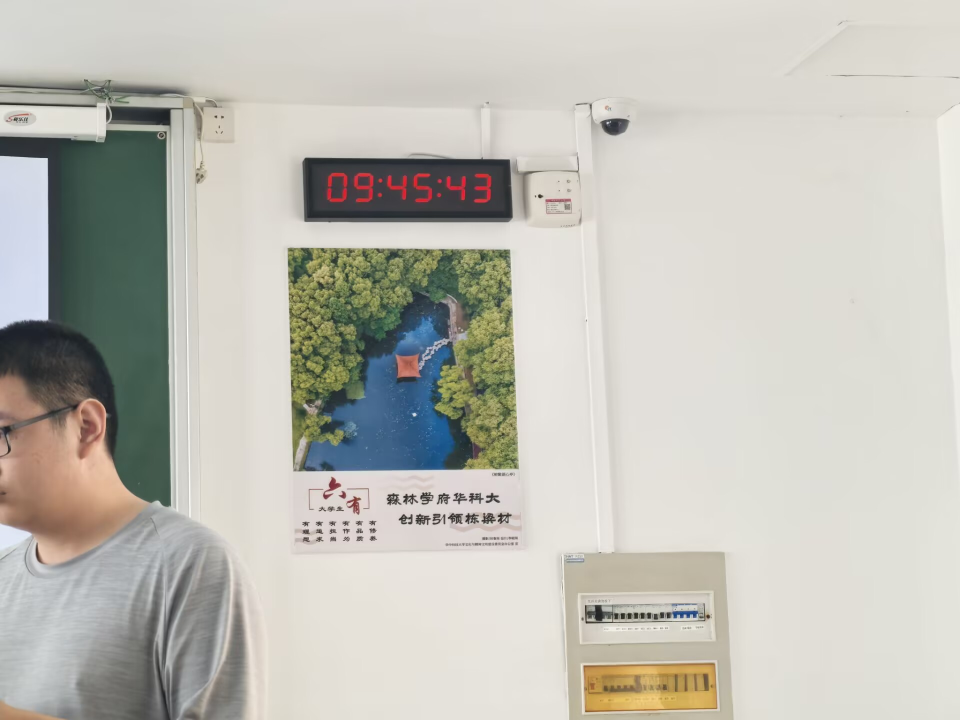
#> input picture ocr/1E8687F10B1009469A01643473D5EF5E.jpg, 1920 x 1440 px (shown at 1/2 size); its folder holds only this picture in this run
$ python signin_ocr.py
#> lines starting #> are read from the running program, lines starting #| are printed output that depends on the picture; after the words box and inside, x2 and y2 are one past the last pixel; in counts of white or black regions, pixels touching at a corner belong together
from __future__ import annotations

from dataclasses import dataclass
from datetime import time
from pathlib import Path
import argparse
import re
import shutil
import subprocess
import sys
import threading
import time as time_module
from typing import Iterable, Optional

import cv2
import numpy as np
from PIL import Image, ExifTags


@dataclass(frozen=True)
class SigninOcrResult:
    time_text: Optional[str]
    confidence: float
    source: str
    reason: str = ""
    visual_time_text: Optional[str] = None
    timestamp_time_text: Optional[str] = None
    visual_confidence: float = 0.0

    # [13 lines left out: function parsed_time, not called in this run]


@dataclass(frozen=True)
class _ParsedCandidate:
    time_text: str
    confidence: float
    score: float
    reason: str = ""
    candidate_id: int = 0


def recognize_led_time_from_path(path: str | Path) -> SigninOcrResult:
    p = Path(path)
    img = cv2.imread(str(p))
#> img is the input picture: shape (1440, 1920, 3); mean B, G, R 182.6, 190.7, 192.1
    if img is None or getattr(img, "size", 0) == 0:
        return SigninOcrResult(None, 0.0, "none", "image_read_failed")

    visual = _recognize_visual_time(img)
    stamp_text = _read_image_timestamp_time(p)
    if visual.time_text:
        return SigninOcrResult(
            visual.time_text,
            visual.confidence,
            "visual",
            visual.reason,
            visual_time_text=visual.time_text,
            timestamp_time_text=stamp_text,
            visual_confidence=visual.confidence,
        )
    return SigninOcrResult(
        None,
        visual.confidence,
        "visual",
        visual.reason,
        visual_time_text=None,
        timestamp_time_text=stamp_text,
        visual_confidence=visual.confidence,
    )


_WSL_SSOCR_LOCK = threading.Lock()
_WSL_SSOCR_CACHE: tuple[str, float, Optional[tuple[str, ...]]] = ("", 0.0, None)


def _find_ssocr_executable() -> str | tuple[str, ...] | None:
    native = shutil.which("ssocr") or shutil.which("ssocr.exe")
    if native or sys.platform != "win32":
        return native
    wsl = shutil.which("wsl.exe")
    if not wsl:
        return None
    return _find_wsl_ssocr(wsl)


# [112 lines left out: functions _find_wsl_ssocr, _parse_ssocr_time_text, _parse_ssocr_reading, _ssocr_one_ratio, _run_ssocr, not called in this run]


@dataclass(frozen=True)
class _DisplayCandidate:
    score: float
    quad: np.ndarray
    crop: np.ndarray


def _display_candidates(img: np.ndarray) -> list[_DisplayCandidate]:
    """Find complete dark display frames, not arbitrary groups of red pixels."""
    scale = min(1.0, 1800.0 / max(img.shape[:2]))
#> scale = 0.938
    small = cv2.resize(img, None, fx=scale, fy=scale, interpolation=cv2.INTER_AREA)
    gray = cv2.cvtColor(small, cv2.COLOR_BGR2GRAY)
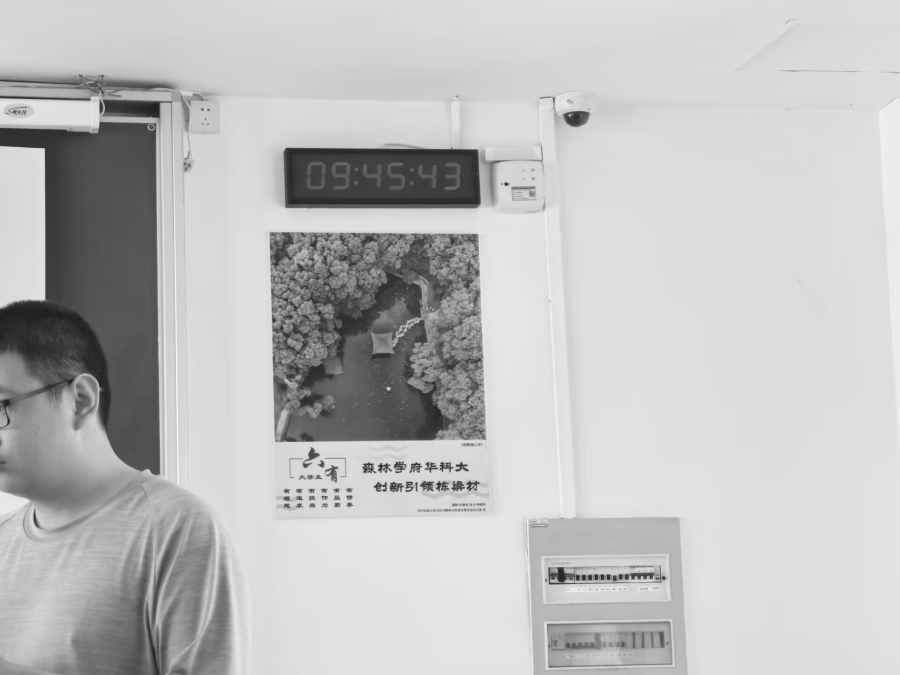
#> gray: shape (1350, 1800) (shown at 1/2 size); min 30, max 253, mean 190.1
    hsv = cv2.cvtColor(small, cv2.COLOR_BGR2HSV)
#> hsv: shape (1350, 1800, 3); mean H, S, V 34.6, 25.3, 195.8
    red = ((hsv[:, :, 0] < 15) | (hsv[:, :, 0] > 165)) & (hsv[:, :, 1] > 100) & (hsv[:, :, 2] > 120)
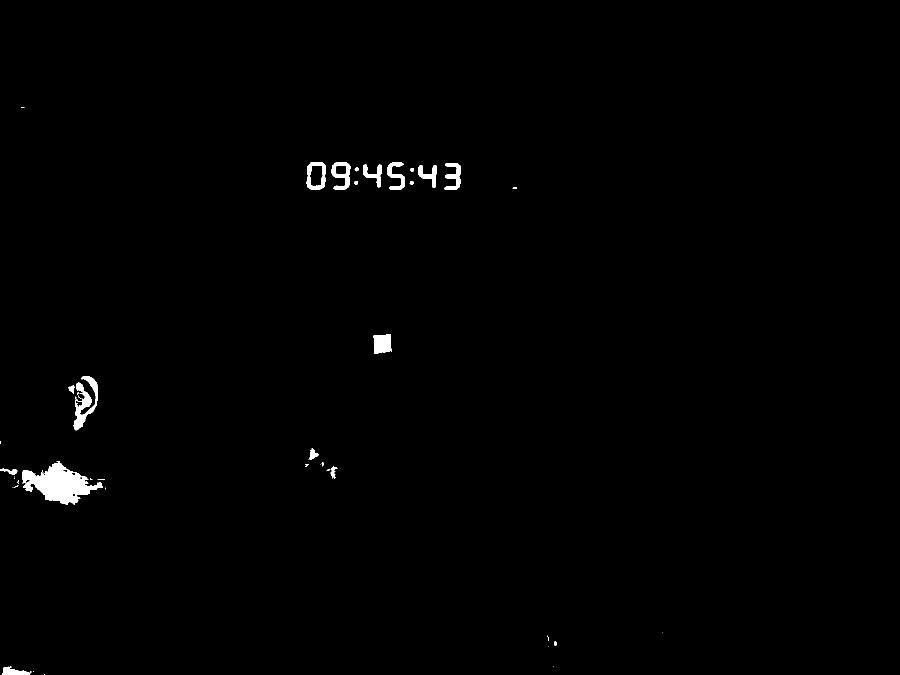
#> red: shape (1350, 1800) bool (shown at 1/2 size); 0.7% white; 47 white regions (23 under 20 px), largest, box (x1, y1, x2, y2) and area: (44, 923, 206, 1010) 6730, (147, 752, 196, 861) 2179, (747, 668, 784, 708) 1209
    ranked: list[tuple[float, np.ndarray]] = []
    for threshold in (45, 75, 105, 135):
        dark = (gray < threshold).astype(np.uint8) * 255
        dark = cv2.morphologyEx(dark, cv2.MORPH_CLOSE, np.ones((3, 3), np.uint8))
        contours, _ = cv2.findContours(dark, cv2.RETR_EXTERNAL, cv2.CHAIN_APPROX_SIMPLE)
        for contour in contours:
            rect = cv2.minAreaRect(contour)
            short, long = sorted(rect[1])
            # A foreground obstruction (cable, bracket) can make the detected
            # frame look squat; red-density and fill checks still reject clutter.
            if short < 7 or long < 35 or not 1.8 < long / short < 9:
                continue
            area = long * short
            if area > gray.size * 0.85:
                continue
            fill = cv2.contourArea(contour) / area
            if fill < 0.72:
                continue
            x, y, w, h = cv2.boundingRect(contour)
            density = np.count_nonzero(red[y:y + h, x:x + w]) / area
            if not 0.015 < density < 0.5:
                continue
            ranked.append((2.0 * fill + 10.0 * min(density, 0.18), cv2.boxPoints(rect) / scale))
#> this loop made 4 passes
#> pass 1, in _display_candidates, `dark = (gray < threshold).astype(np.uint8) * 255`:
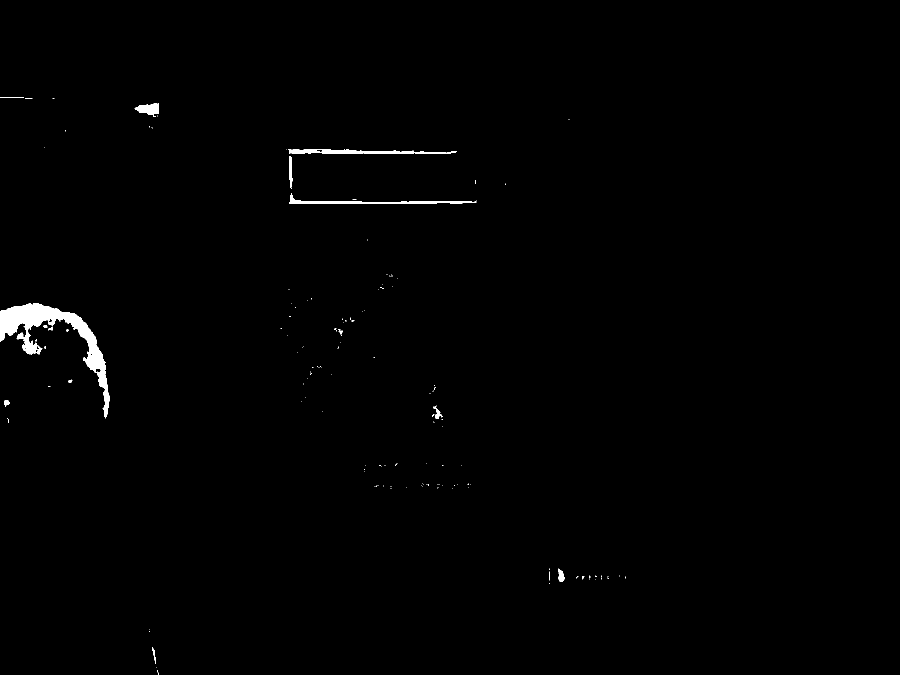
#> dark: shape (1350, 1800) (shown at 1/2 size); 0.66% white; 150 white regions (135 under 20 px), largest, box (x1, y1, x2, y2) and area: (0, 607, 219, 837) 10320, (576, 299, 914, 308) 1789, (578, 386, 952, 408) 1603
#> pass 2, in _display_candidates, `dark = (gray < threshold).astype(np.uint8) * 255`:
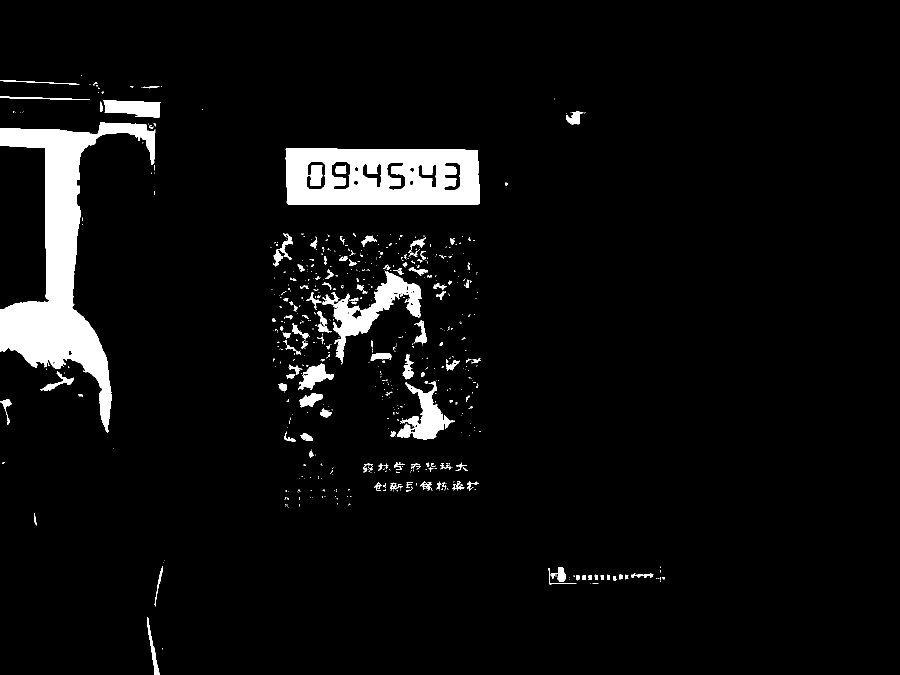
#> dark: shape (1350, 1800) (shown at 1/2 size); 5.2% white; 641 white regions (505 under 20 px), largest, box (x1, y1, x2, y2) and area: (0, 245, 311, 866) 53575, (571, 296, 960, 409) 36873, (645, 541, 843, 729) 9375
#> after the loop:
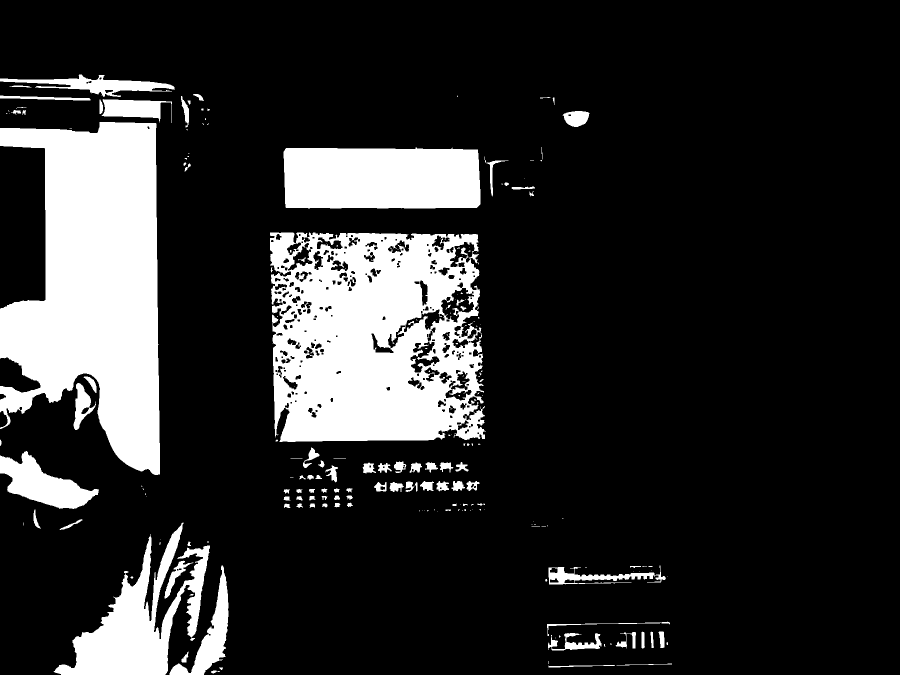
#> dark: shape (1350, 1800) (shown at 1/2 size); 17.6% white; 224 white regions (125 under 20 px), largest, box (x1, y1, x2, y2) and area: (0, 244, 320, 950) 153197, (540, 465, 971, 884) 142718, (567, 295, 961, 417) 46451
#> after the loop, ranked = [(3.19, [[1022.9, 435.2], [609.1, 435.2], [609.1, 315.7], [1022.9, 315.7]]), (3.11, [[1024, 442.7], [605.9, 442.7], [605.9, 315.7], [1024, 315.7]]), (3.07, [[1024, 443.7], [604.8, 443.7], [604.8, 314.7], [1024, 314.7]])]

    selected: list[_DisplayCandidate] = []
    for score, quad in sorted(ranked, key=lambda item: item[0], reverse=True):
        center = quad.mean(axis=0)
        if any(np.linalg.norm(center - old.quad.mean(axis=0)) < 0.2 * np.linalg.norm(quad[0] - quad[2])
               for old in selected):
            continue
        crop = _rectify_display(img, quad)
        if crop.size:
            selected.append(_DisplayCandidate(float(score), quad, crop))
        if len(selected) >= 4:
            break
#> this loop made 3 passes
#> (score, center) on passes 2 to 3: (3.11, [814.9, 379.2]), (3.07, [814.4, 379.2])
#> (score, center, left in _rectify_display, right in _rectify_display, width in _rectify_display, height in _rectify_display, target in _rectify_display) on pass 1: (3.19, [816, 375.5], [[609.1, 315.7], [609.1, 435.2]], [[1022.9, 315.7], [1022.9, 435.2]], 414, 119, [[0, 0], [413, 0], [413, 118], [0, 118]])
#> pass 1, in _display_candidates, `crop = _rectify_display(img, quad)`:
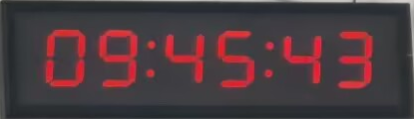
#> crop: shape (119, 414, 3); mean B, G, R 62.7, 58, 76.9
#> after the loop, selected = 1 item
    return selected


def _rectify_display(img: np.ndarray, quad: np.ndarray) -> np.ndarray:
    points = sorted(quad, key=lambda point: point[0])
    left = sorted(points[:2], key=lambda point: point[1])
    right = sorted(points[2:], key=lambda point: point[1])
    points = np.array([left[0], right[0], right[1], left[1]], np.float32)
    width = max(2, round(max(np.linalg.norm(points[0] - points[1]), np.linalg.norm(points[2] - points[3]))))
    height = max(2, round(max(np.linalg.norm(points[0] - points[3]), np.linalg.norm(points[1] - points[2]))))
    target = np.array([[0, 0], [width - 1, 0], [width - 1, height - 1], [0, height - 1]], np.float32)
    transform = cv2.getPerspectiveTransform(points, target)
    return cv2.warpPerspective(img, transform, (width, height))


# [82 lines left out: functions _prepare_ssocr_mask, _clean_ssocr_mask, _remove_colon_dots, _ssocr_mask_variants, not called in this run]


def _recognize_ssocr_candidates(
    panels: list[_DisplayCandidate], executable: str | tuple[str, ...] | None = None,
) -> list[_ParsedCandidate]:
    executable = executable or _find_ssocr_executable()
    if not executable:
        return []
    candidates: list[_ParsedCandidate] = []
    for index, panel in enumerate(panels[:4]):
        panel_readings: list[_ParsedCandidate] = []
        for name, mask in _ssocr_mask_variants(panel.crop):
            parsed = _run_ssocr(mask, executable)
            if parsed:
                panel_readings.append(_ParsedCandidate(parsed, 0.86 if len(parsed) == 5 else 0.92, panel.score, name, index))
        # High thresholds separate blurred strokes. Only retry an undecided panel.
        if _select_consensus_candidate(panel_readings) is None:
            for name, mask in _ssocr_mask_variants(panel.crop, levels=(0.7, 0.9)):
                parsed = _run_ssocr(mask, executable)
                if parsed:
                    panel_readings.append(_ParsedCandidate(parsed, 0.86 if len(parsed) == 5 else 0.92, panel.score, name, index))
        candidates.extend(panel_readings)
    return candidates


# [50 lines left out: functions _stable_ssocr_group, _select_consensus_candidate, not called in this run]


def _recognize_ocr_candidates(panels: list[_DisplayCandidate]) -> list[_ParsedCandidate]:
    if not panels:
        return []
    engine = _get_rapid_ocr()
    if engine is None:
        return []
    candidates: list[_ParsedCandidate] = []
    for index, panel in enumerate(panels[:4]):
        gray = cv2.cvtColor(panel.crop, cv2.COLOR_BGR2GRAY)
        for name, variant in (
            ("rapidocr_crop", panel.crop),
            ("rapidocr_crop_eq", cv2.cvtColor(cv2.equalizeHist(gray), cv2.COLOR_GRAY2BGR)),
        ):
            scale = min(4.0, 160.0 / variant.shape[0])
            resized = cv2.resize(variant, None, fx=scale, fy=scale, interpolation=cv2.INTER_CUBIC)
            try:
                result, _ = engine(resized)
            except Exception:
                continue
            parsed_rows: list[tuple[str, float]] = []
            for _points, text, conf_text in result or []:
                # A display must contain one complete time, not a time substring in text.
                if not re.fullmatch(r"[0-9:：.\s]+", str(text)):
                    continue
                parsed = _parse_ocr_time_text(str(text))
                try:
                    confidence = float(conf_text)
                except (TypeError, ValueError):
                    continue
                if parsed and confidence >= 0.85:
                    parsed_rows.append((parsed, confidence))
            if len(parsed_rows) == 1:
                parsed, confidence = parsed_rows[0]
                candidates.append(_ParsedCandidate(parsed, min(0.88, confidence), panel.score, name, index))
    return candidates


def _recognize_visual_time(img: np.ndarray) -> SigninOcrResult:
    panels = _display_candidates(img)
#> panels = 1 item
    candidates = _recognize_ssocr_candidates(panels)
#> candidates = []
    # A contradictory/single ssocr reading is not rescued by a weaker OCR guess.
    if not candidates:
        candidates = _recognize_ocr_candidates(panels)
    best = _select_consensus_candidate(candidates)
    if best:
        return SigninOcrResult(best.time_text, best.confidence, "visual", best.reason)
    reason = "no_valid_led_time"
    if candidates:
        reason = "ambiguous_led_time" if len({item.time_text for item in candidates}) > 1 else "insufficient_led_consensus"
    return SigninOcrResult(None, 0.0, "visual", reason)


_RAPID_OCR = None
_RAPID_OCR_FAILED = False


def _get_rapid_ocr():
    global _RAPID_OCR, _RAPID_OCR_FAILED
    if _RAPID_OCR_FAILED:
        return None
    if _RAPID_OCR is None:
        try:
            from rapidocr_onnxruntime import RapidOCR
        except Exception:
            _RAPID_OCR_FAILED = True
            return None
        try:
#> (the run stopped early here; a loop or call above may not have finished)
